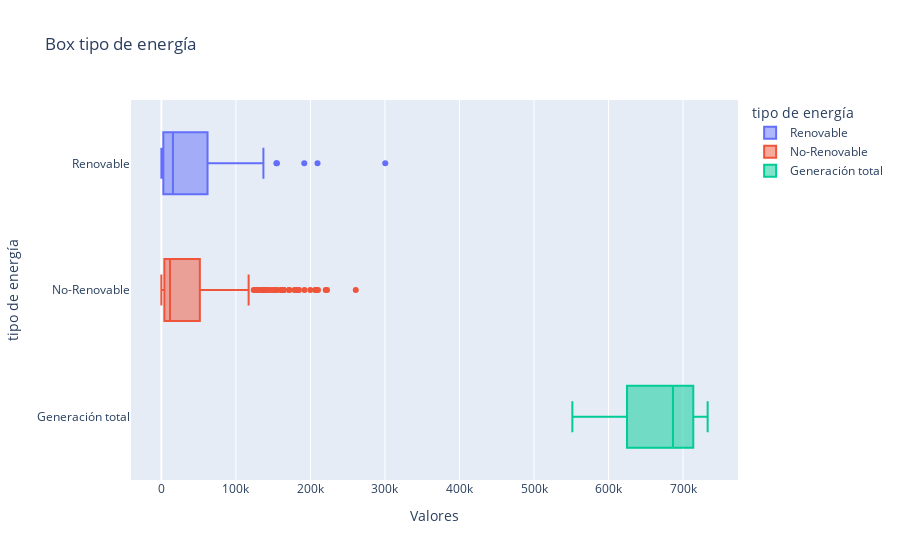

The code cell stored with this chart in its notebook:
### Code cell
px.box(data_frame= df_generacion,
       x = 'Valores',
       y = 'tipo de energía',
       title= 'Box tipo de energía',
       color = 'tipo de energía')

### Figure 1 — Plotly figure (JSON) as saved in the notebook; plotly's stock layout.template omitted (floating-point values rounded to 4 significant figures; data arrays with more than 128 entries replaced by an {"elided": "..."} marker saying what was removed)
{"data": [{"alignmentgroup": "True", "hovertemplate": "tipo de energía=%{y}<br>Valores=%{x}<extra></extra>", "legendgroup": "Renovable", "marker": {"color": "#636efa"}, "name": "Renovable", "notched": false, "offsetgroup": "Renovable", "orientation": "h", "showlegend": true, "type": "box", "x": {"elided": "217 float values"}, "x0": " ", "xaxis": "x", "y": {"elided": "217 str values"}, "y0": " ", "yaxis": "y"}, {"alignmentgroup": "True", "hovertemplate": "tipo de energía=%{y}<br>Valores=%{x}<extra></extra>", "legendgroup": "No-Renovable", "marker": {"color": "#EF553B"}, "name": "No-Renovable", "notched": false, "offsetgroup": "No-Renovable", "orientation": "h", "showlegend": true, "type": "box", "x": {"elided": "280 float values"}, "x0": " ", "xaxis": "x", "y": {"elided": "280 str values"}, "y0": " ", "yaxis": "y"}, {"alignmentgroup": "True", "hovertemplate": "tipo de energía=%{y}<br>Valores=%{x}<extra></extra>", "legendgroup": "Generación total", "marker": {"color": "#00cc96"}, "name": "Generación total", "notched": false, "offsetgroup": "Generación total", "orientation": "h", "showlegend": true, "type": "box", "x": [733000.0, 703300.0, 608900.0, 650300.0, 664700.0, 701900.0, 714500.0, 731000.0, 718100.0, 621100.0, 599900.0, 679800.0, 686400.0, 725800.0, 722300.0, 697900.0, 640600.0, 619100.0, 715500.0, 711300.0, 720500.0, 708500.0, 693000.0, 613000.0, 590600.0, 663300.0, 688800.0, 656100.0, 635600.0, 619500.0, 551500.0], "x0": " ", "xaxis": "x", "y": ["Generación total", "Generación total", "Generación total", "Generación total", "Generación total", "Generación total", "Generación total", "Generación total", "Generación total", "Generación total", "Generación total", "Generación total", "Generación total", "Generación total", "Generación total", "Generación total", "Generación total", "Generación total", "Generación total", "Generación total", "Generación total", "Generación total", "Generación total", "Generación total", "Generación total", "Generación total", "Generación total", "Generación total", "Generación total", "Generación total", "Generación total"], "y0": " ", "yaxis": "y"}], "layout": {"boxmode": "overlay", "legend": {"title": {"text": "tipo de energía"}, "tracegroupgap": 0}, "title": {"text": "Box tipo de energía"}, "xaxis": {"anchor": "y", "domain": [0, 1], "title": {"text": "Valores"}}, "yaxis": {"anchor": "x", "categoryarray": ["Generación total", "No-Renovable", "Renovable"], "categoryorder": "array", "domain": [0, 1], "title": {"text": "tipo de energía"}}}}
